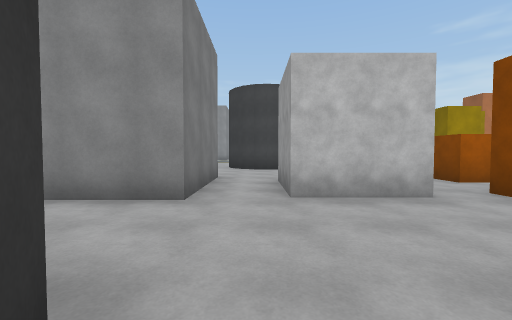
View 1 (above)

24 first-person views from a walk through a scene from a Unity 3-D project. The camera is 1.3 m above the floor, tilts 2° down and sees 90° across. The floor is counted in squares, 2 m on a side. Each view is taken from the middle of a square. On the plan, view 1 faces up. The plan holds only what a view shows up to about 9 squares ahead; the rest is blank. The place goes on beyond the plan. The player character is not drawn.

View 2
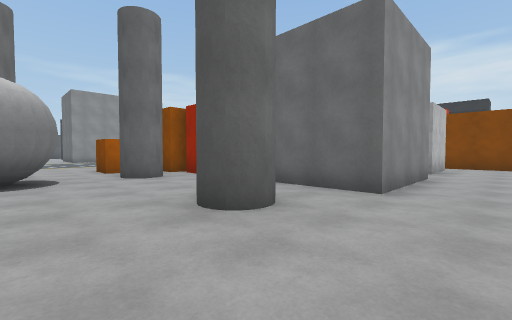

View 3
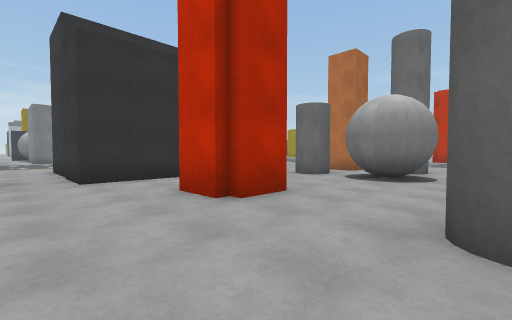

View 4
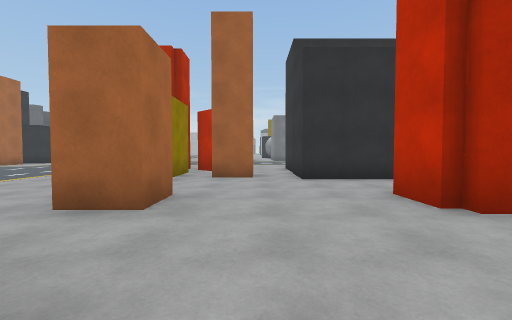

View 5
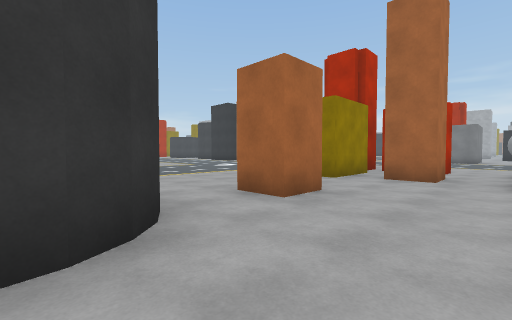

View 6
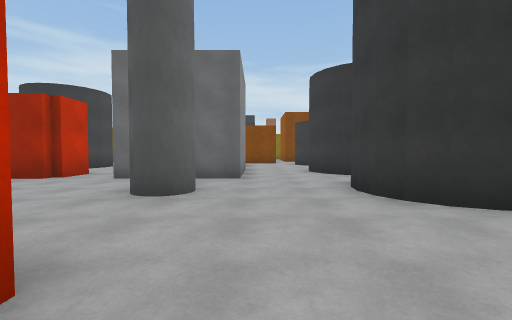

View 7
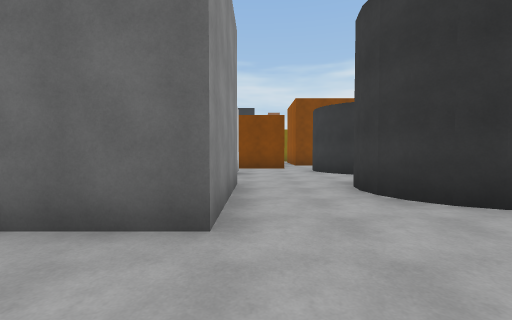

View 8
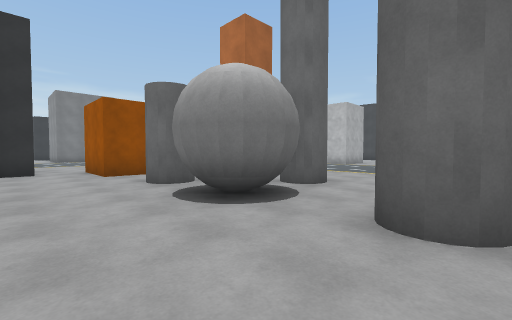

View 9
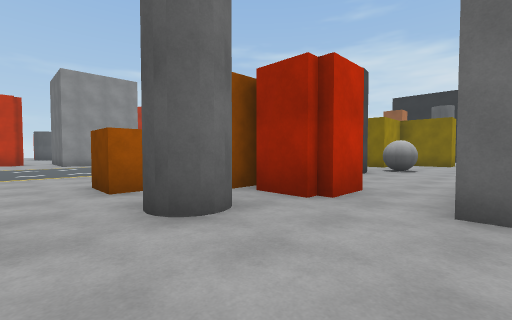

View 10
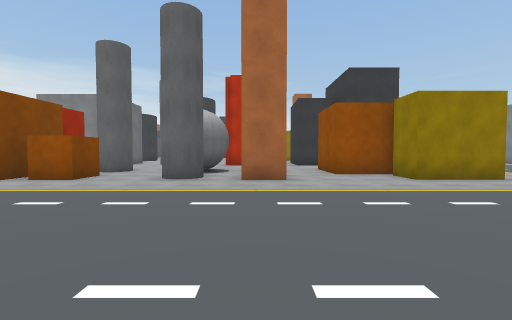

View 11
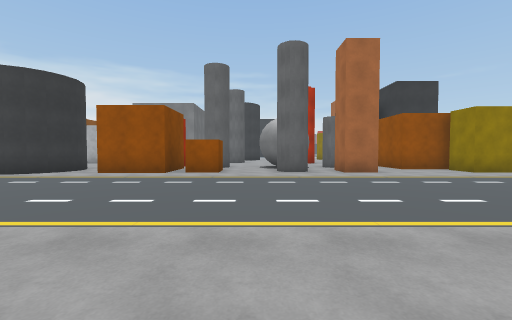

View 12
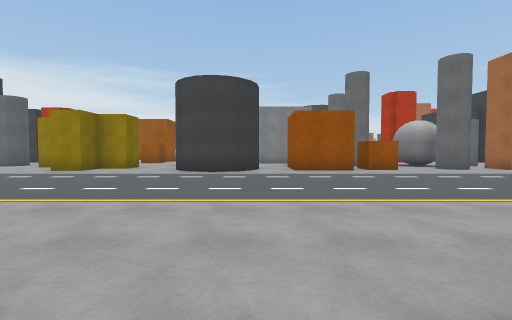

View 13
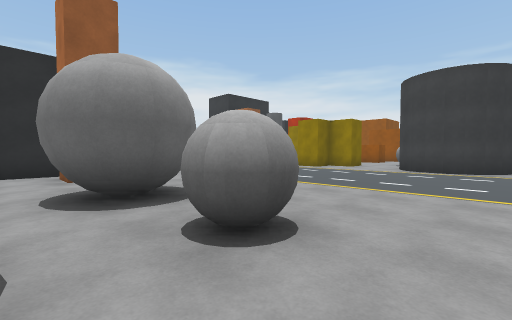

View 14
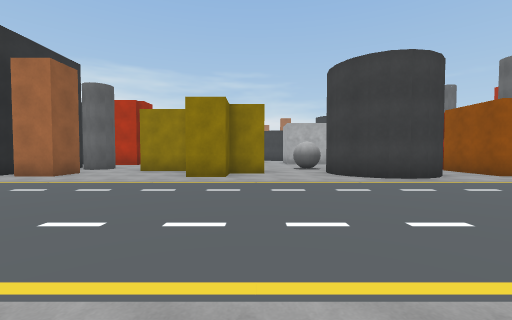

View 15
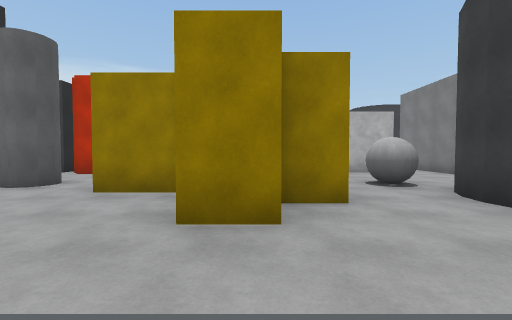

View 16
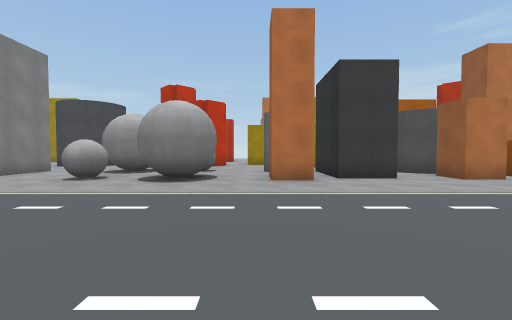

View 17
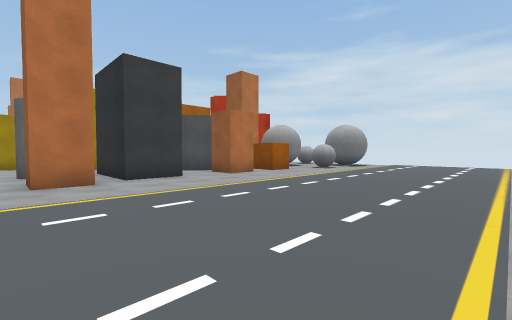

View 18
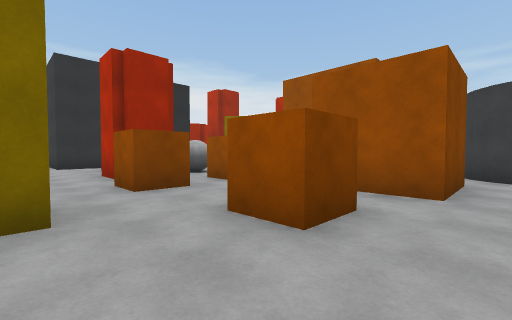

View 19
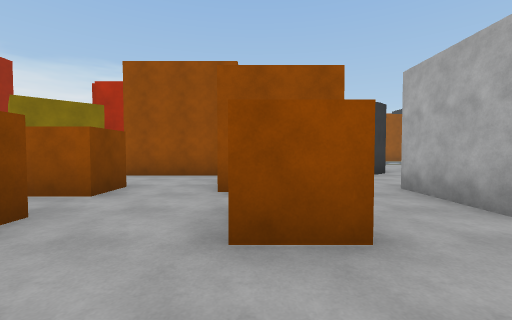

View 20
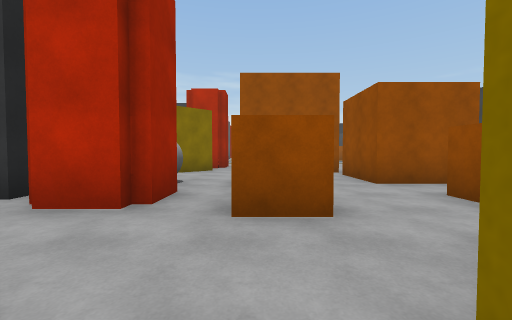

View 21
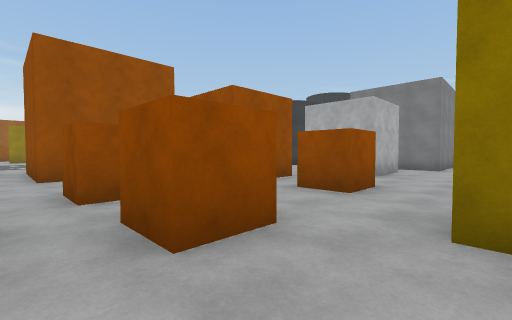

View 22
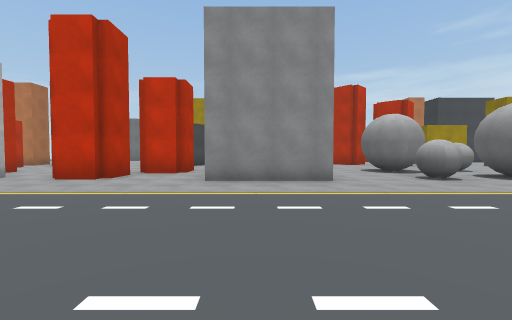

View 23
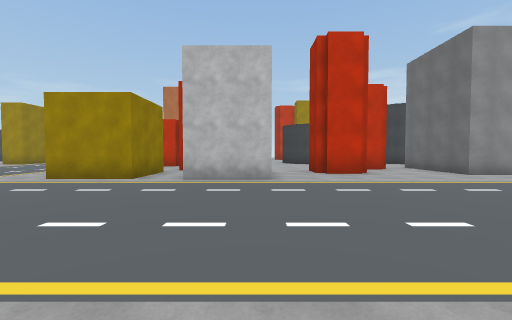

View 24
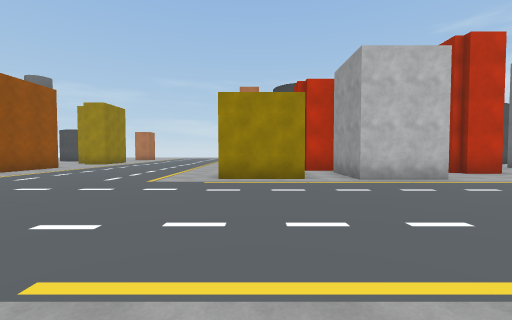

### Floor plan
Key: @ floor where view 1 was taken; # wall or solid block; x gap in a wall; . floor; C brown cube; G grey cylinder; B orange block; R grey ball; O other object.
Columns run from 23 left of view 1 to 10 right of it. Each row starts with its distance up from view 1.
 22            ..   #.  #..## R..G#  #
 21 #......  .#... .#.###...x.....#  #
 20 #....... O....##..###..RRx#..###.B
 19  ....... O.##.....###...R.#.......
 18   .....OOO.##.....................
 17    ...............................
 16     ..............................
 15      .............................
 14       ............................
 13        ...........................
 12         ...............##.........
 11         OO...#.#.CC##.####..O....#
 10         O##....#...##.####.OOO...
  9          ##..G##xx#OO..##R.  OO..#
  8         .##..G##..#OO....R...O...#
  7         ..........................
  6          #.........####.....C..C.#
  5            #.##....# ##.##.......#
  4            #.....#.####.##.##..C.R
  3      ...####...............##....R
  2      .....x................##.....
  1        OOO#......##..##..##. ###.#
  0         O.OO. B.##  ## @####   #.#

Positions as (right, up) in squares from view 1, and headings:
1: (0, 0), facing up
2: (-8, 2), facing up-right
3: (-6, 2), facing up-left
4: (-6, 2), facing left
5: (-6, 3), facing down-left
6: (-10, 3), facing right
7: (-6, 3), facing right
8: (-5, 6), facing up-left
9: (-7, 6), facing up-right
10: (-10, 17), facing down
11: (-7, 19), facing down
12: (-1, 20), facing down
13: (-1, 21), facing down-right
14: (4, 18), facing down
15: (5, 14), facing down
16: (5, 13), facing up
17: (5, 13), facing up-right
18: (3, 8), facing down-right
19: (5, 8), facing down
20: (8, 9), facing down
21: (9, 8), facing down-left
22: (-4, 13), facing up
23: (-11, 12), facing up
24: (-15, 12), facing up
